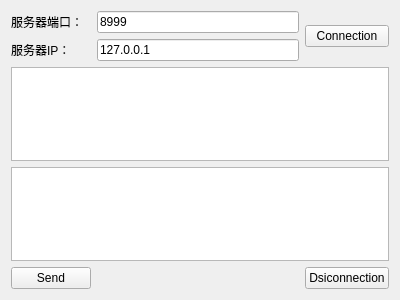
<?xml version="1.0" encoding="UTF-8"?>
<ui version="4.0">
 <class>TcpClient</class>
 <widget class="QWidget" name="TcpClient">
  <property name="geometry">
   <rect>
    <x>0</x>
    <y>0</y>
    <width>400</width>
    <height>300</height>
   </rect>
  </property>
  <property name="windowTitle">
   <string>Form</string>
  </property>
  <layout class="QGridLayout" name="gridLayout">
   <item row="0" column="0">
    <widget class="QLabel" name="label_Port">
     <property name="text">
      <string>服务器端口：</string>
     </property>
    </widget>
   </item>
   <item row="0" column="1">
    <widget class="QLineEdit" name="lineEdit_Port">
     <property name="text">
      <string>8999</string>
     </property>
    </widget>
   </item>
   <item row="1" column="0">
    <widget class="QLabel" name="label_IP">
     <property name="text">
      <string>服务器IP：</string>
     </property>
    </widget>
   </item>
   <item row="1" column="1">
    <widget class="QLineEdit" name="lineEdit_IP">
     <property name="text">
      <string>127.0.0.1</string>
     </property>
    </widget>
   </item>
   <item row="2" column="0" colspan="3">
    <widget class="QTextEdit" name="textEdit_Read">
     <property name="readOnly">
      <bool>true</bool>
     </property>
    </widget>
   </item>
   <item row="3" column="0" colspan="3">
    <widget class="QTextEdit" name="textEdit_Write"/>
   </item>
   <item row="4" column="0">
    <widget class="QPushButton" name="pushButton_Send">
     <property name="text">
      <string>Send</string>
     </property>
    </widget>
   </item>
   <item row="4" column="1">
    <spacer name="horizontalSpacer">
     <property name="orientation">
      <enum>Qt::Horizontal</enum>
     </property>
     <property name="sizeHint" stdset="0">
      <size>
       <width>217</width>
       <height>20</height>
      </size>
     </property>
    </spacer>
   </item>
   <item row="4" column="2">
    <widget class="QPushButton" name="pushButton_Disconnection">
     <property name="text">
      <string>Dsiconnection</string>
     </property>
    </widget>
   </item>
   <item row="0" column="2" rowspan="2">
    <widget class="QPushButton" name="pushButton_Connection">
     <property name="text">
      <string>Connection</string>
     </property>
    </widget>
   </item>
  </layout>
 </widget>
 <resources/>
 <connections/>
</ui>
